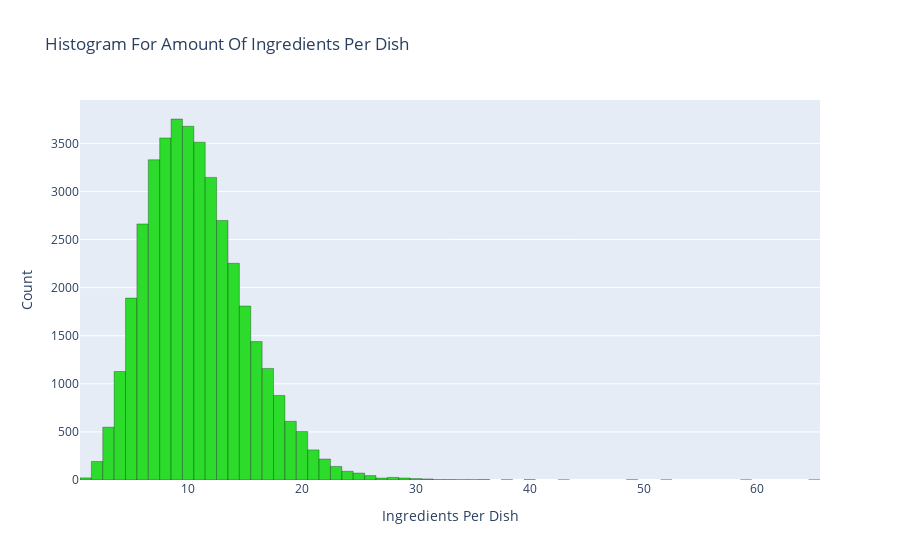

Source (notebook cell):
### Markdown cell above
This is an extension of the previous topic, and ingredients_count_df can be used

### Code cell
fig = px.histogram(ingredients_count_df, x=0, title="Histogram For Amount Of Ingredients Per Dish", labels={"0": "Ingredients"},
                   color_discrete_sequence=["#2cdb2c"])
fig.update_layout(xaxis_title="Ingredients Per Dish", yaxis_title="Count")
fig.update_traces(marker_line_width=0.3, marker_line_color="black")
fig

### Figure 1 — Plotly figure (JSON) as saved in the notebook; plotly's stock layout.template omitted (floating-point values rounded to 4 significant figures; data arrays with more than 128 entries replaced by an {"elided": "..."} marker saying what was removed)
{"data": [{"alignmentgroup": "True", "bingroup": "x", "hovertemplate": "Ingredients=%{x}<br>count=%{y}<extra></extra>", "legendgroup": "", "marker": {"color": "#2cdb2c", "line": {"color": "black", "width": 0.3}, "pattern": {"shape": ""}}, "name": "", "offsetgroup": "", "orientation": "v", "showlegend": false, "type": "histogram", "x": {"elided": "39774 int values"}, "xaxis": "x", "yaxis": "y"}], "layout": {"autosize": true, "barmode": "relative", "legend": {"tracegroupgap": 0}, "title": {"text": "Histogram For Amount Of Ingredients Per Dish"}, "xaxis": {"anchor": "y", "autorange": true, "domain": [0, 1], "range": [0.5, 65.5], "title": {"text": "Ingredients Per Dish"}, "type": "linear"}, "yaxis": {"anchor": "x", "autorange": true, "domain": [0, 1], "range": [0, 3951.0], "title": {"text": "Count"}}}}
